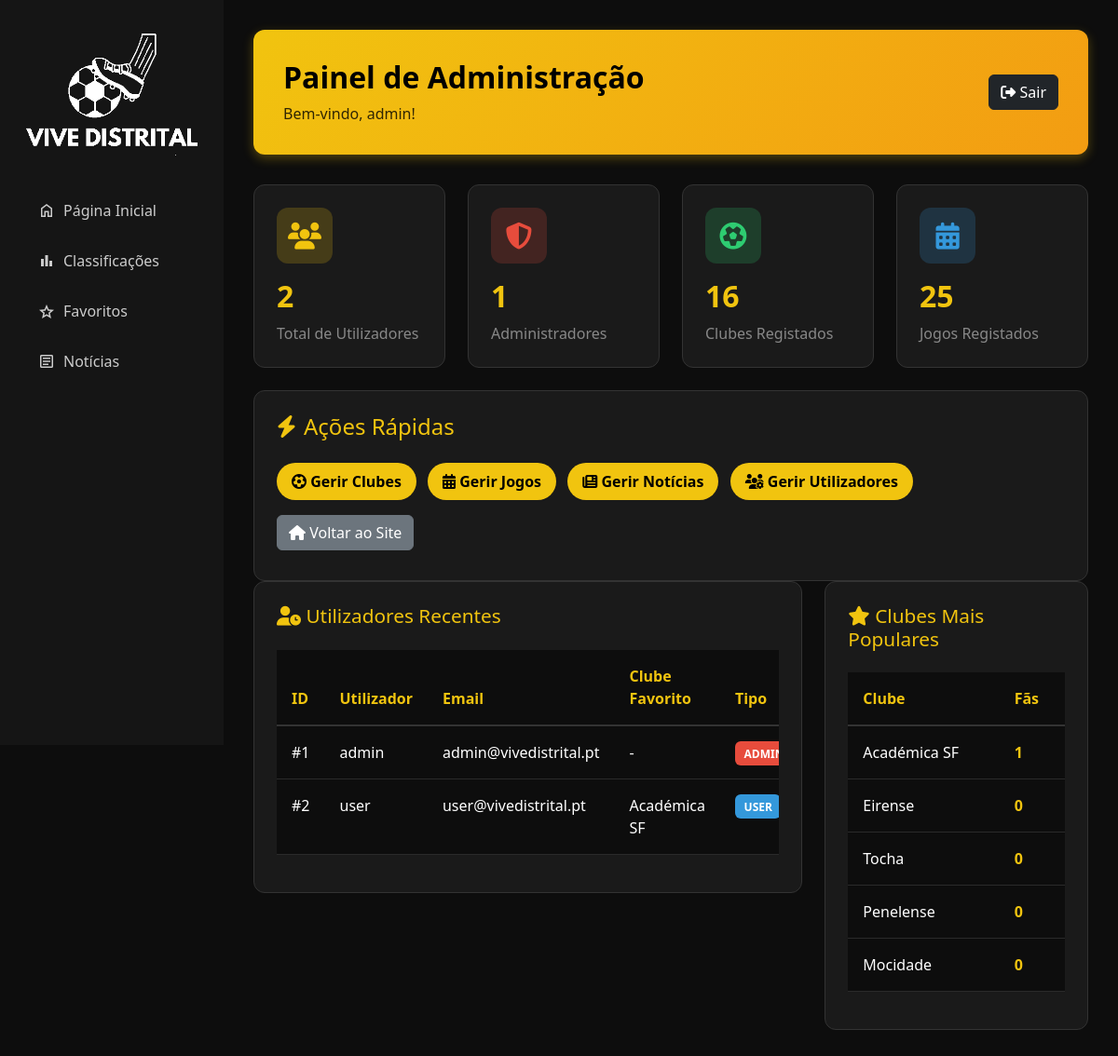
Screenshot of /admin/admin.php (signed in) with the database file from the repository.
### tables this page shows
CREATE TABLE utilizadores (
    id INT AUTO_INCREMENT PRIMARY KEY,
    username VARCHAR(50) NOT NULL UNIQUE,
    password VARCHAR(255) NOT NULL,
    email VARCHAR(100),
    clube_favorito_id INT,
    is_admin TINYINT(1) DEFAULT 0,
    is_jornalista TINYINT(1) DEFAULT 0,
    created_at TIMESTAMP DEFAULT CURRENT_TIMESTAMP,
    last_login TIMESTAMP NULL,
    FOREIGN KEY (clube_favorito_id) REFERENCES clubes(id) ON DELETE SET NULL,
    INDEX idx_username (username)
);

CREATE TABLE clubes (
    id INT AUTO_INCREMENT PRIMARY KEY,
    nome VARCHAR(100) NOT NULL,
    codigo VARCHAR(50) NOT NULL UNIQUE,
    logo VARCHAR(255) DEFAULT NULL,
    created_at TIMESTAMP DEFAULT CURRENT_TIMESTAMP,
    INDEX idx_codigo (codigo)
);

### includes/config.php (called while the page is built, shortened)
<?php
$DB_HOST = "127.0.0.1";
$DB_NAME = "vivedistrital";
$DB_USER = "vivedb";
$DB_PASS = "vivedb123";
try {
    $pdo = new PDO(
        "mysql:host={$DB_HOST};dbname={$DB_NAME};charset=utf8mb4",
        $DB_USER,
        $DB_PASS,
        [
            PDO::ATTR_ERRMODE => PDO::ERRMODE_EXCEPTION,
            PDO::ATTR_DEFAULT_FETCH_MODE => PDO::FETCH_ASSOC,
            PDO::ATTR_EMULATE_PREPARES => false
        ]
    );
} catch (Exception $e) {
    echo $e->getMessage();
    exit;
}
function url($path = '') {
    return BASE_URL . ltrim($path, '/');
}
function isLoggedIn() {
    return isset($_SESSION['user_id']);
}
function getLoggedUser() {
    global $pdo;
    $stmt = $pdo->prepare("SELECT u.*, c.nome as clube_favorito_nome, c.codigo as clube_favorito_codigo, c.logo as clube_favorito_logo FROM utilizadores u LEFT JOIN clubes c ON u.clube_favorito_id = c.id WHERE u.id = ?");
    $stmt->execute([$_SESSION['user_id']]);
    return $stmt->fetch();
}
?>

### admin/admin.php (the view, shortened to what this page needs)
<?php
require_once __DIR__ . '/../includes/config.php';
$user = getLoggedUser();
$stats = [];
$stmt = $pdo->query("SELECT COUNT(*) as total FROM utilizadores");
$stats['total_users'] = $stmt->fetch()['total'];
$stmt = $pdo->query("SELECT COUNT(*) as total FROM utilizadores WHERE is_admin = 1");
$stats['total_admins'] = $stmt->fetch()['total'];
$stmt = $pdo->query("SELECT COUNT(*) as total FROM clubes");
$stats['total_clubes'] = $stmt->fetch()['total'];
$stmt = $pdo->query("SELECT COUNT(*) as total FROM jogos");
$stats['total_jogos'] = $stmt->fetch()['total'];
$stmt = $pdo->query("SELECT u.*, c.nome as clube_favorito_nome FROM utilizadores u LEFT JOIN clubes c ON u.clube_favorito_id = c.id ORDER BY u.created_at DESC LIMIT 10");
$recent_users = $stmt->fetchAll();
$stmt = $pdo->query("SELECT c.nome, COUNT(u.id) as total_fans FROM clubes c LEFT JOIN utilizadores u ON c.id = u.clube_favorito_id GROUP BY c.id, c.nome ORDER BY total_fans DESC LIMIT 5");
$popular_clubs = $stmt->fetchAll();
?>
<!DOCTYPE html>
<html lang="pt">
<head>
    <link href="https://cdn.jsdelivr.net/npm/bootstrap@5.3.0/dist/css/bootstrap.min.css" rel="stylesheet">
    <link rel="stylesheet" href="https://cdnjs.cloudflare.com/ajax/libs/font-awesome/6.5.0/css/all.min.css" />
    <link rel="stylesheet" href="<?php echo url('css/comum.css'); ?>">
    <link rel="stylesheet" href="<?php echo url('css/admin.css'); ?>">
</head>
<body>
    <?php include __DIR__ . '/../includes/sidebar.php'; ?>
    <div class="main-content">
        <div class="admin-header">
            <div class="d-flex justify-content-between align-items-center">
                <div>
                    <h1>Painel de Administração</h1>
                    <p>Bem-vindo, <?php echo htmlspecialchars($user['username']); ?>!</p>
                </div>
                <a href="<?php echo url('logout.php'); ?>" class="btn btn-dark">
                    <i class="fas fa-sign-out-alt"></i> Sair
                </a>
            </div>
        </div>
        <div class="row">
            <div class="col-md-3">
                <div class="stat-card">
                    <div class="icon yellow">
                        <i class="fas fa-users"></i>
                    </div>
                    <h3><?php echo $stats['total_users']; ?></h3>
                    <p>Total de Utilizadores</p>
                </div>
            </div>
            <div class="col-md-3">
                <div class="stat-card">
                    <div class="icon red">
                        <i class="fas fa-shield-alt"></i>
                    </div>
                    <h3><?php echo $stats['total_admins']; ?></h3>
                    <p>Administradores</p>
                </div>
            </div>
            <div class="col-md-3">
                <div class="stat-card">
                    <div class="icon green">
                        <i class="fas fa-futbol"></i>
                    </div>
                    <h3><?php echo $stats['total_clubes']; ?></h3>
                    <p>Clubes Registados</p>
                </div>
            </div>
            <div class="col-md-3">
                <div class="stat-card">
                    <div class="icon blue">
                        <i class="fas fa-calendar-alt"></i>
                    </div>
                    <h3><?php echo $stats['total_jogos']; ?></h3>
                    <p>Jogos Registados</p>
                </div>
            </div>
        </div>
        <div class="quick-actions">
            <h4><i class="fas fa-bolt"></i> Ações Rápidas</h4>
            <a href="<?php echo url('admin/admin-clubes.php'); ?>" class="btn btn-primary">
                <i class="fas fa-futbol"></i> Gerir Clubes
            </a>
            <a href="<?php echo url('admin/admin-jogos.php'); ?>" class="btn btn-primary">
                <i class="fas fa-calendar-alt"></i> Gerir Jogos
            </a>
            <a href="<?php echo url('admin/admin-noticias.php'); ?>" class="btn btn-primary">
                <i class="fas fa-newspaper"></i> Gerir Notícias
            </a>
            <a href="<?php echo url('admin/admin-utilizadores.php'); ?>" class="btn btn-primary">
                <i class="fas fa-users-cog"></i> Gerir Utilizadores
            </a>
            <a href="<?php echo url('index.php'); ?>" class="btn btn-secondary">
                <i class="fas fa-home"></i> Voltar ao Site
            </a>
        </div>
        <div class="row">
            <div class="col-lg-8">
                <div class="table-container">
                    <h4><i class="fas fa-user-clock"></i> Utilizadores Recentes</h4>
                    <div class="table-responsive">
                        <table class="table">
                            <thead>
                                <tr>
                                    <th>ID</th>
                                    <th>Utilizador</th>
                                    <th>Email</th>
                                    <th>Clube Favorito</th>
                                    <th>Tipo</th>
                                </tr>
                            </thead>
                            <tbody>
                                <?php foreach ($recent_users as $u): ?>
                                <tr>
                                    <td>#<?php echo $u['id']; ?></td>
                                    <td><?php echo htmlspecialchars($u['username']); ?></td>
                                    <td><?php echo htmlspecialchars($u['email']); ?></td>
                                    <td><?php echo $u['clube_favorito_nome'] ? htmlspecialchars($u['clube_favorito_nome']) : '-'; ?></td>
                                    <td>
                                        <?php if ($u['is_admin']): ?>
                                            <span class="badge-admin">ADMIN</span>
                                        <?php elseif (isset($u['is_jornalista']) && $u['is_jornalista']): ?>
                                            <span class="badge-admin" style="background-color: #3498db;">JORNALISTA</span>
                                        <?php else: ?>
                                            <span class="badge-user">USER</span>
                                        <?php endif; ?>
                                    </td>
                                </tr>
                                <?php endforeach; ?>
                            </tbody>
                        </table>
                    </div>
                </div>
            </div>
            <div class="col-lg-4">
                <div class="table-container">
                    <h4><i class="fas fa-star"></i> Clubes Mais Populares</h4>
                    <div class="table-responsive">
                        <table class="table">
                            <thead>
                                <tr>
                                    <th>Clube</th>
                                    <th>Fãs</th>
                                </tr>
                            </thead>
                            <tbody>
                                <?php foreach ($popular_clubs as $club): ?>
                                <tr>
                                    <td><?php echo htmlspecialchars($club['nome']); ?></td>
                                    <td>
                                        <strong style="color: #f1c40f;">
                                            <?php echo $club['total_fans']; ?>
                                        </strong>
                                    </td>
                                </tr>
                                <?php endforeach; ?>
                            </tbody>
                        </table>
                    </div>
                </div>
            </div>
        </div>
    </div>
</body>
</html>
</body>
</html>

### css/comum.css (style rules this page uses)
:root { --bs-body-bg: #0D0D0D; --bs-body-color: #FFFFFF; --bs-tertiary-bg: #1A1A1A; --primary-accent: #f1c40f; --sidebar-bg: #151515; }
body { background-color: var(--bs-body-bg); color: var(--bs-body-color); }
.btn-primary { background-color: var(--primary-accent); color: #000; border: none; border-radius: 20px; font-weight: 600; padding: 0.5rem 1rem; transition: all 0.3s; }
.main-content { margin-left: 240px; padding: 2rem; }

### css/admin.css (style rules this page uses)
.admin-header { background: linear-gradient(135deg, #f1c40f 0%, #f39c12 100%); color: #000; padding: 2rem; border-radius: 12px; margin-bottom: 2rem; box-shadow: 0 4px 12px rgba(241, 196, 15, 0.3); }
.admin-header h1 { margin: 0; font-size: 2rem; font-weight: 700; color: #000; }
.admin-header p { margin: 0.5rem 0 0 0; opacity: 0.8; color: #000; }
.stat-card { background-color: #1A1A1A; border-radius: 12px; padding: 1.5rem; margin-bottom: 1.5rem; border: 1px solid #333; transition: transform 0.3s, box-shadow 0.3s; }
.stat-card .icon { width: 60px; height: 60px; border-radius: 12px; display: flex; align-items: center; justify-content: center; font-size: 1.8rem; margin-bottom: 1rem; }
.stat-card .icon.yellow { background-color: rgba(241, 196, 15, 0.2); color: #f1c40f; }
.stat-card .icon.blue { background-color: rgba(52, 152, 219, 0.2); color: #3498db; }
.stat-card .icon.green { background-color: rgba(46, 204, 113, 0.2); color: #2ecc71; }
.stat-card .icon.red { background-color: rgba(231, 76, 60, 0.2); color: #e74c3c; }
.stat-card h3 { font-size: 2rem; font-weight: 700; color: #f1c40f; margin: 0; }
.stat-card p { color: #888; margin: 0.5rem 0 0 0; }
.quick-actions { background-color: #1A1A1A; border-radius: 12px; padding: 1.5rem; border: 1px solid #333; }
.quick-actions h4 { color: #f1c40f; margin-bottom: 1rem; display: flex; align-items: center; gap: 0.5rem; }
.quick-actions .btn { margin: 0.5rem 0.5rem 0.5rem 0; }
.table-container { background-color: #1A1A1A; border-radius: 12px; padding: 1.5rem; margin-bottom: 1.5rem; border: 1px solid #333; }
.table-container h4 { color: #f1c40f; margin-bottom: 1.5rem; font-size: 1.3rem; }
.table { color: white; }
.table thead { border-bottom: 2px solid #333; }
.table th { color: #f1c40f; font-weight: 600; padding: 1rem; border: none; }
.table td { padding: 1rem; border-color: #2a2a2a; }
.badge-admin { background-color: #e74c3c; padding: 0.3rem 0.6rem; border-radius: 6px; font-size: 0.75rem; font-weight: 600; }
.badge-user { background-color: #3498db; padding: 0.3rem 0.6rem; border-radius: 6px; font-size: 0.75rem; font-weight: 600; }

### rows the page displays
utilizadores: username "admin", id "1", email "admin@vivedistrital.pt", is_admin "ADMIN"
utilizadores: id "2", username "user", email "user@vivedistrital.pt", clube_favorito.nome "Académica SF", is_admin "USER"

### other values shown
$stats['total_users'] "2"
$stats['total_admins'] "1"
$stats['total_clubes'] "16"
$stats['total_jogos'] "25"
$club['nome'] "Académica SF"
$club['total_fans'] "1"
$club['nome'] "Eirense"
$club['total_fans'] "0"
$club['nome'] "Tocha"
$club['nome'] "Penelense"
$club['nome'] "Mocidade"
